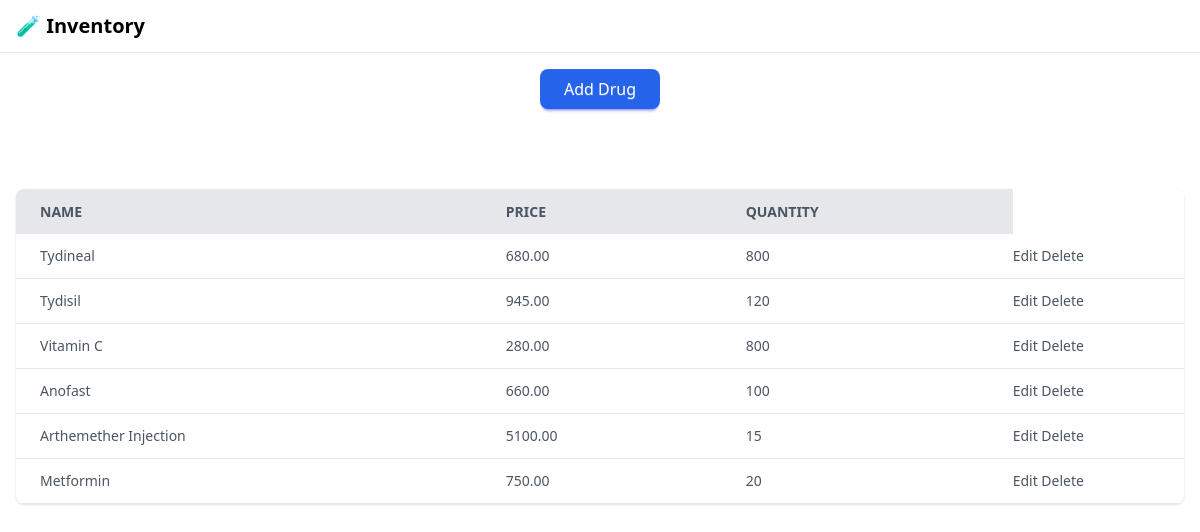
/drugs/, run on the app's committed database.
### inventory/models.py (models this page shows, shortened)
class Drug(models.Model):
    name = models.CharField(max_length=200,blank=False,null=False)
    price = models.DecimalField(max_digits=10, decimal_places=2, blank=True,null=True)
    quantity = models.PositiveIntegerField(blank=True,null=True)

### inventory/views.py (the view)
# urls.py: path('drugs/', drugs_view,name='drugs'),
def drugs_view(request):
    drugs = Drug.objects.all()
    drug_form = AddDrugForm()
    context = {'drugs': drugs,
               'drug_form':drug_form}
    return render(request, 'inventory/drugs_page.html' ,context)

### inventory/templates/inventory/drugs_page.html (shortened to what this page needs)
{% extends 'inventory/base.html' %}
{% block content %}
<div class="flex justify-center mt-17">
    <button
      class="btn btn-primary px-6 py-3 rounded-lg text-white bg-blue-600 hover:bg-blue-700 transition"
      onclick="drug_modal.showModal()"
    >
      Add Drug
    </button>
  </div>
<div class=" mt-20 overflow-x-auto bg-white rounded-lg shadow">
    {% include 'partials/table/drug_table.html' %}
  </div>
{% endblock content %}

### inventory/templates/inventory/base.html (shortened to what this page needs)
{% load tailwind_tags %}
{% load django_htmx static %}
{% load static %}
{% load compress %}
<!DOCTYPE html>
<html lang="en">
<head>
    {% tailwind_css %}
    <link href="https://cdn.jsdelivr.net/npm/daisyui@5/themes.css" rel="stylesheet" type="text/css" />
    <link href="https://cdn.jsdelivr.net/npm/daisyui@5" rel="stylesheet" type="text/css" />
</head>
<body  hx-headers='{"x-csrftoken": "{{ csrf_token }}"}'>
  <div class="drawer drawer-mobile">
    <div class="drawer-content flex flex-col">
      <nav class="sticky  w-full  bg-white border-b border-gray-200  px-4 py-3 flex items-center justify-between" <label class="flex cursor-pointer gap-2">
        <span class="text-xl font-semibold   text-black">🧪 Inventory</span>
      </nav>
      <main class="p-4">
        {% block content %}{% endblock %}
      </main>
    </div>
  </div>
</body>
</html>

### inventory/templates/partials/table/drug_table.html
<table class="w-full table-auto" id='inventory-table'>
    <thead>
        <tr class="bg-gray-200 text-gray-600 uppercase text-sm leading-normal">
            <th class="py-3 px-6 text-left">Name</th>
            <th class="py-3 px-6 text-left">Price</th>
            <th class="py-3 px-6 text-left">Quantity</th>
        </tr>
    </thead>
    <tbody class="text-gray-600 text-sm" id="drug-table-body">
            {% for drug  in drugs %}
                {% include 'partials/table/drug_row.html' %}
            {% endfor %}
    </tbody>
</table>

### inventory/templates/partials/table/drug_row.html (shortened to what this page needs)
<tr id="drug-row-{{ drug.id }}" class="border-b border-gray-200 hover:bg-gray-100">
    <td class="py-3 px-6 text-left">{{ drug.name }}</td>
    <td class="py-3 px-6 text-left">{{ drug.price }}</td>
    <td class="py-3 px-6 text-left">{{ drug.quantity }}</td>
    <td>
        <button
        onclick="edit_drug_modal.showModal()"
        hx-get="{% url 'edit-drug' drug.id %}"
        hx-target="#edit-drug-modal-content"
        class="btn btn-soft btn-warning">
        Edit
    </button>
        <button
        hx-delete="{% url 'delete-drug' drug.id %}"
        hx-target="#messages"
        hx-swap="innerHTML"
        hx-confirm="Do you want to delete"
        hx-on::after-request="if(event.detail.successful) document.getElementById('drug-row-{{ drug.id }}').remove();"
       class="btn btn-soft btn-error">
          Delete
      </button>
    </td>
</tr>

### data on the page
Drug: name "Tydineal", price "680.00", quantity "800"
Drug: name "Tydisil", price "945.00", quantity "120"
Drug: name "Vitamin C", price "280.00", quantity "800"
Drug: name "Anofast", price "660.00", quantity "100"
Drug: name "Arthemether Injection", price "5100.00", quantity "15"
Drug: name "Metformin", price "750.00", quantity "20"
